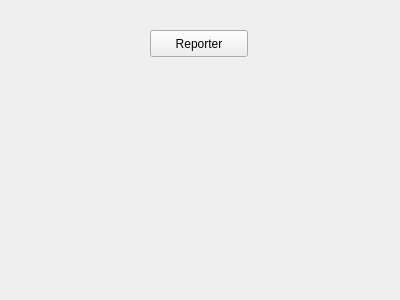
<?xml version="1.0" encoding="UTF-8"?>
<ui version="4.0">
 <class>RpUiWidget</class>
 <widget class="QWidget" name="RpUiWidget">
  <property name="geometry">
   <rect>
    <x>0</x>
    <y>0</y>
    <width>400</width>
    <height>300</height>
   </rect>
  </property>
  <property name="windowTitle">
   <string>Form</string>
  </property>
  <widget class="QPushButton" name="pushButton">
   <property name="geometry">
    <rect>
     <x>150</x>
     <y>30</y>
     <width>98</width>
     <height>27</height>
    </rect>
   </property>
   <property name="text">
    <string>Reporter</string>
   </property>
  </widget>
 </widget>
 <resources/>
 <connections/>
</ui>
